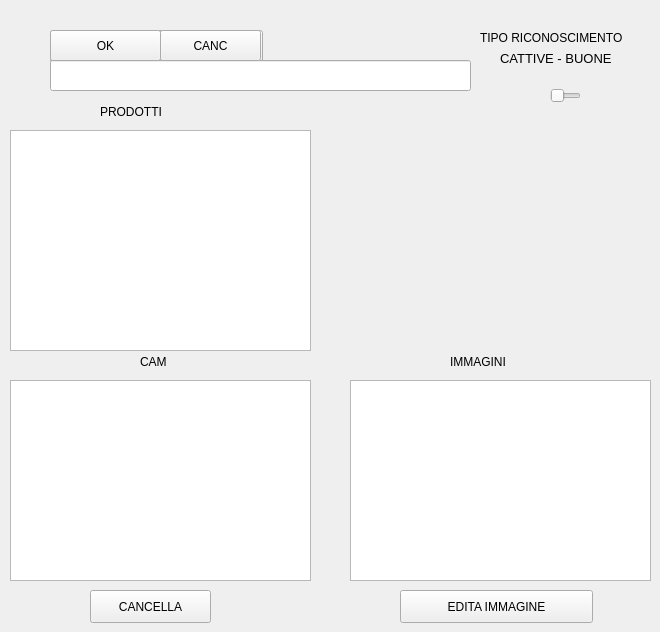
    <widget class="QWidget" name="images">
     <attribute name="title">
      <string>Immagini</string>
     </attribute>
     <widget class="QListView" name="listView">
      <property name="geometry">
       <rect>
        <x>10</x>
        <y>130</y>
        <width>301</width>
        <height>221</height>
       </rect>
      </property>
     </widget>
     <widget class="QPushButton" name="cancella">
      <property name="geometry">
       <rect>
        <x>90</x>
        <y>590</y>
        <width>121</width>
        <height>33</height>
       </rect>
      </property>
      <property name="text">
       <string>CANCELLA</string>
      </property>
     </widget>
     <widget class="QListView" name="ok">
      <property name="geometry">
       <rect>
        <x>10</x>
        <y>380</y>
        <width>301</width>
        <height>201</height>
       </rect>
      </property>
     </widget>
     <widget class="QPushButton" name="edita">
      <property name="geometry">
       <rect>
        <x>400</x>
        <y>590</y>
        <width>193</width>
        <height>33</height>
       </rect>
      </property>
      <property name="text">
       <string>EDITA IMMAGINE</string>
      </property>
     </widget>
     <widget class="QLabel" name="label">
      <property name="geometry">
       <rect>
        <x>100</x>
        <y>100</y>
        <width>111</width>
        <height>23</height>
       </rect>
      </property>
      <property name="text">
       <string>PRODOTTI</string>
      </property>
     </widget>
     <widget class="QLabel" name="label_2">
      <property name="geometry">
       <rect>
        <x>450</x>
        <y>350</y>
        <width>107</width>
        <height>23</height>
       </rect>
      </property>
      <property name="text">
       <string>IMMAGINI</string>
      </property>
     </widget>
     <widget class="QPushButton" name="nuovo">
      <property name="geometry">
       <rect>
        <x>50</x>
        <y>30</y>
        <width>213</width>
        <height>33</height>
       </rect>
      </property>
      <property name="text">
       <string>NUOVO PRODOTTO</string>
      </property>
     </widget>
     <widget class="QLineEdit" name="nuovo_lab">
      <property name="enabled">
       <bool>true</bool>
      </property>
      <property name="geometry">
       <rect>
        <x>50</x>
        <y>60</y>
        <width>421</width>
        <height>31</height>
       </rect>
      </property>
     </widget>
     <widget class="QPushButton" name="invio_nome">
      <property name="geometry">
       <rect>
        <x>50</x>
        <y>30</y>
        <width>111</width>
        <height>31</height>
       </rect>
      </property>
      <property name="text">
       <string>OK</string>
      </property>
     </widget>
     <widget class="QPushButton" name="canc_nome">
      <property name="geometry">
       <rect>
        <x>160</x>
        <y>30</y>
        <width>101</width>
        <height>31</height>
       </rect>
      </property>
      <property name="text">
       <string>CANC</string>
      </property>
     </widget>
     <widget class="QListView" name="cam">
      <property name="geometry">
       <rect>
        <x>350</x>
        <y>380</y>
        <width>301</width>
        <height>201</height>
       </rect>
      </property>
     </widget>
     <widget class="QLabel" name="label_16">
      <property name="geometry">
       <rect>
        <x>140</x>
        <y>350</y>
        <width>48</width>
        <height>23</height>
       </rect>
      </property>
      <property name="text">
       <string>CAM</string>
      </property>
     </widget>
     <widget class="QSlider" name="riconosc_slider">
      <property name="geometry">
       <rect>
        <x>550</x>
        <y>70</y>
        <width>31</width>
        <height>51</height>
       </rect>
      </property>
      <property name="maximum">
       <number>1</number>
      </property>
      <property name="pageStep">
       <number>1</number>
      </property>
      <property name="orientation">
       <enum>Qt::Horizontal</enum>
      </property>
     </widget>
     <widget class="QLabel" name="label_38">
      <property name="geometry">
       <rect>
        <x>500</x>
        <y>50</y>
        <width>129</width>
        <height>17</height>
       </rect>
      </property>
      <property name="font">
       <font>
        <pointsize>10</pointsize>
       </font>
      </property>
      <property name="text">
       <string>CATTIVE - BUONE</string>
      </property>
     </widget>
     <widget class="QLabel" name="label_39">
      <property name="geometry">
       <rect>
        <x>480</x>
        <y>30</y>
        <width>157</width>
        <height>15</height>
       </rect>
      </property>
      <property name="font">
       <font>
        <pointsize>9</pointsize>
       </font>
      </property>
      <property name="text">
       <string>TIPO RICONOSCIMENTO</string>
      </property>
     </widget>
    </widget>
